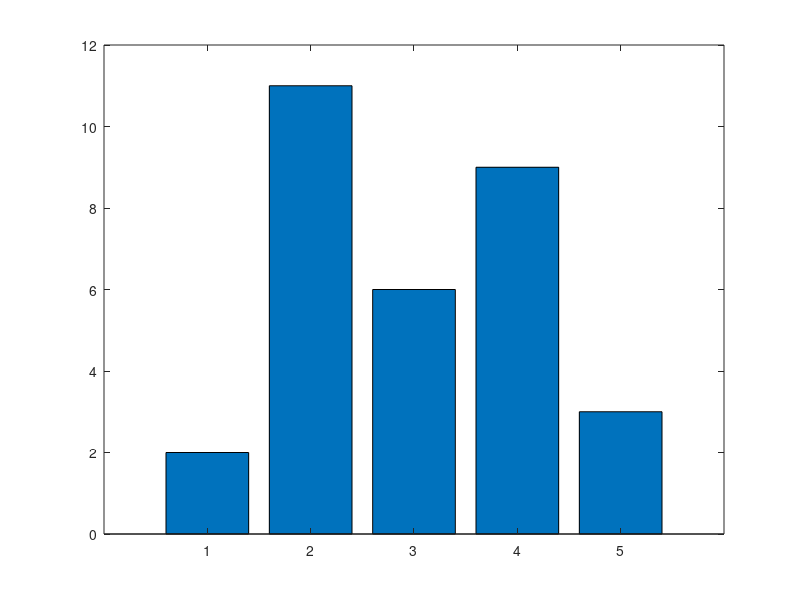
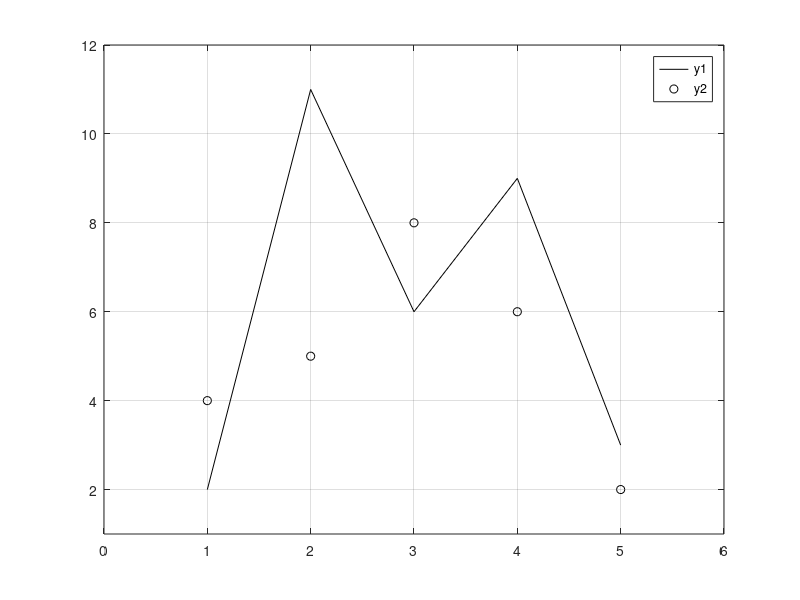

Write MATLAB code to recreate these figures, in order.
clf
x = 1:5
y1 = [2 11 6 9 3];
y2 = [4 5 8 6 2];
figure(1)
bar(x,y1)
figure(2)
plot(x,y1,'k')
hold on
plot(x,y2,'ko')
grid on 
legend('y1','y2')
axis([0 6 1 12])
